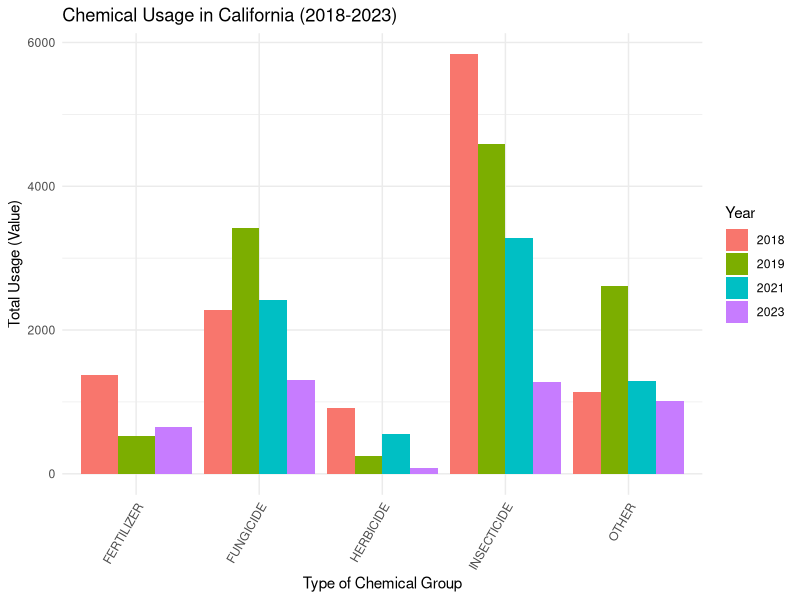
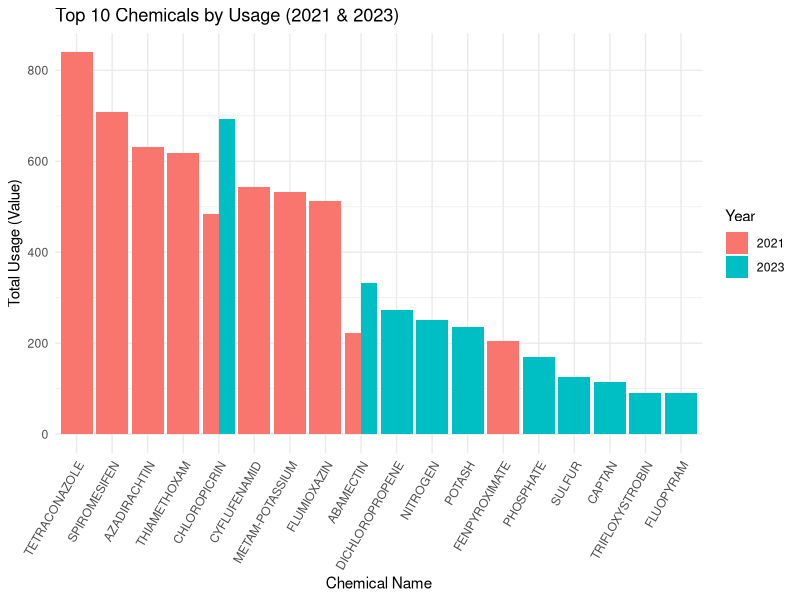
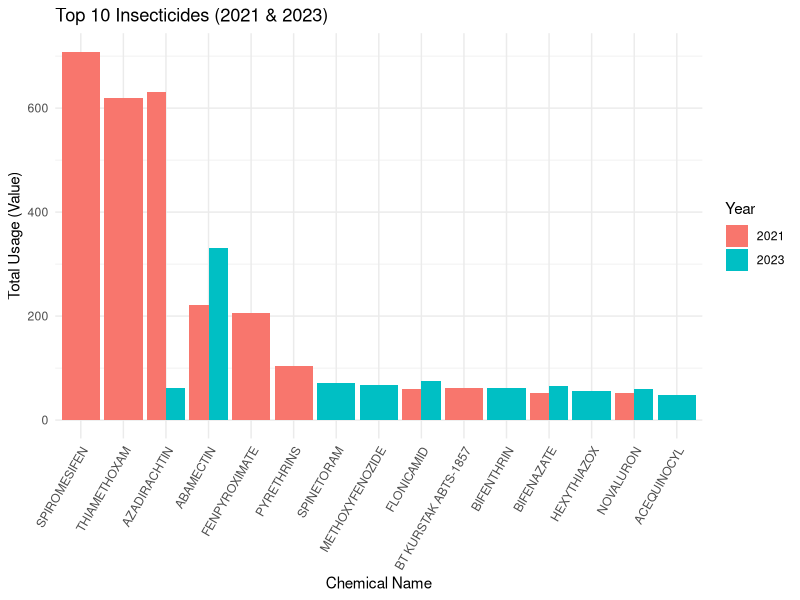
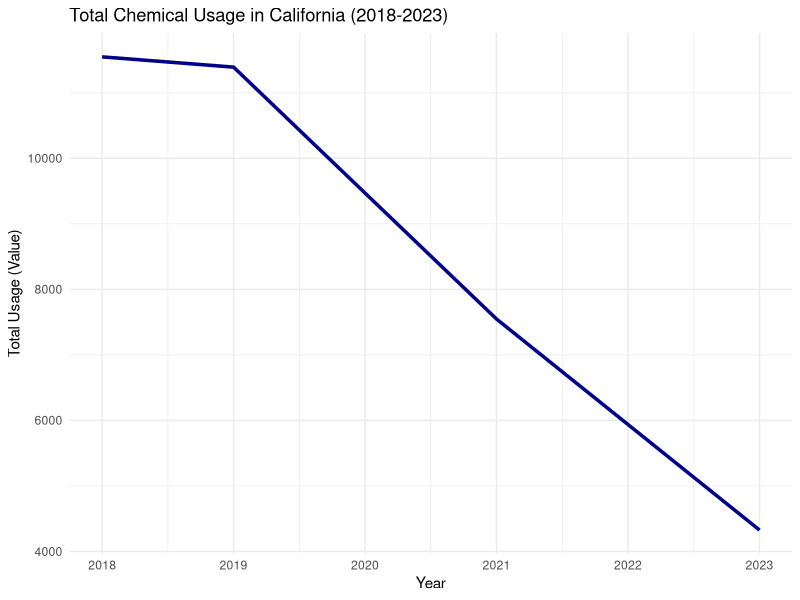

Write the R code that produced these figures, in order.
## ---- chunk 1
# Load necessary libraries
library(tidyverse)

# Load the datasets
census <- read.csv("census_clean_output.csv")
survey <- read.csv("survey_clean_output.csv")

# Explore dataset structures
print("Census Dataset Structure:")
str(census)

print("Survey Dataset Structure:")
str(survey)

# Filter survey data for California-specific information
california_data <- subset(survey, toupper(State) == "CALIFORNIA")

# Exclude unspecified or total values in `Chemical_Name`
cleaned_data <- subset(california_data, 
                       !(Chemical_Name %in% c("NOT SPECIFIED", "TOTAL")))

# Focus on data from the past five years (2018-2023)
recent_data <- cleaned_data[cleaned_data$Year >= 2018, ]

# Check if recent_data is empty
if (nrow(recent_data) == 0) {
  stop("No data available after applying the filters.")
}

# Summary and visualization of survey data

# Summarize chemical usage by group and year
usage_summary <- recent_data %>%
  group_by(Chemical_Group, Year) %>%
  summarise(Total_Usage = sum(Value, na.rm = TRUE), .groups = 'drop')

# Plot chemical usage by category
ggplot(usage_summary, aes(x = Chemical_Group, y = Total_Usage, fill = as.factor(Year))) +
  geom_bar(stat = "identity", position = "dodge") +
  labs(title = "Chemical Usage in California (2018-2023)",
       x = "Type of Chemical Group",
       y = "Total Usage (Value)",
       fill = "Year") +
  theme_minimal() +
  theme(axis.text.x = element_text(angle = 60, hjust = 1))

# Analyze top chemicals for specific years
chemicals_by_year <- recent_data %>%
  group_by(Chemical_Name, Year) %>%
  summarise(Total_Usage = sum(Value, na.rm = TRUE), .groups = 'drop')

top_chemicals <- function(year, n = 10) {
  chemicals_by_year %>%
    filter(Year == year) %>%
    arrange(desc(Total_Usage)) %>%
    head(n)
}

top_2023 <- top_chemicals(2023)
top_2021 <- top_chemicals(2021)

# Combine data for comparison
comparison_data <- bind_rows(top_2023, top_2021)

# Plot top chemicals for 2021 and 2023
ggplot(comparison_data, aes(x = reorder(Chemical_Name, -Total_Usage), 
                            y = Total_Usage, fill = as.factor(Year))) +
  geom_bar(stat = "identity", position = "dodge") +
  labs(title = "Top 10 Chemicals by Usage (2021 & 2023)",
       x = "Chemical Name",
       y = "Total Usage (Value)",
       fill = "Year") +
  theme_minimal() +
  theme(axis.text.x = element_text(angle = 60, hjust = 1))

# Filter for insecticides
insecticides <- recent_data %>%
  filter(Chemical_Group == "INSECTICIDE") %>%
  group_by(Chemical_Name, Year) %>%
  summarise(Total_Usage = sum(Value, na.rm = TRUE), .groups = 'drop')

top_insecticides <- function(year, n = 10) {
  insecticides %>%
    filter(Year == year) %>%
    arrange(desc(Total_Usage)) %>%
    head(n)
}

insecticides_2023 <- top_insecticides(2023)
insecticides_2021 <- top_insecticides(2021)

# Combine and plot insecticide data
insecticide_comparison <- bind_rows(insecticides_2023, insecticides_2021)

ggplot(insecticide_comparison, aes(x = reorder(Chemical_Name, -Total_Usage), 
                                   y = Total_Usage, fill = as.factor(Year))) +
  geom_bar(stat = "identity", position = "dodge") +
  labs(title = "Top 10 Insecticides (2021 & 2023)",
       x = "Chemical Name",
       y = "Total Usage (Value)",
       fill = "Year") +
  theme_minimal() +
  theme(axis.text.x = element_text(angle = 60, hjust = 1))

# Total usage trend over years
total_usage <- recent_data %>%
  group_by(Year) %>%
  summarise(Annual_Usage = sum(Value, na.rm = TRUE), .groups = 'drop')

ggplot(total_usage, aes(x = Year, y = Annual_Usage)) +
  geom_line(color = "darkblue", size = 1.2) +
  labs(title = "Total Chemical Usage in California (2018-2023)",
       x = "Year",
       y = "Total Usage (Value)") +
  theme_minimal()

# Census Data Analysis

# Quick summary of census data
census_summary <- census %>%
  summarise(across(where(is.numeric), list(mean = mean, sd = sd, median = median), na.rm = TRUE))

print("Census Data Summary:")
print(census_summary)

# Check unique values in census for specific fields
unique_census_fields <- lapply(census, unique)
print("Unique Census Fields:")
print(unique_census_fields)

# Correlation analysis (if applicable)
if (sum(sapply(census, is.numeric)) > 1) {
  numeric_census <- census %>% select(where(is.numeric))
  census_corr <- cor(numeric_census, use = "complete.obs")
  print("Census Correlation Matrix:")
  print(census_corr)
}

# Visualization for census data (e.g., population trends, economic trends)
# Adjust field names based on actual data
if ("Year" %in% colnames(census) & "Population" %in% colnames(census)) {
  ggplot(census, aes(x = Year, y = Population)) +
    geom_line(color = "darkgreen") +
    labs(title = "Population Trends Over Years",
         x = "Year",
         y = "Population") +
    theme_minimal()
}
